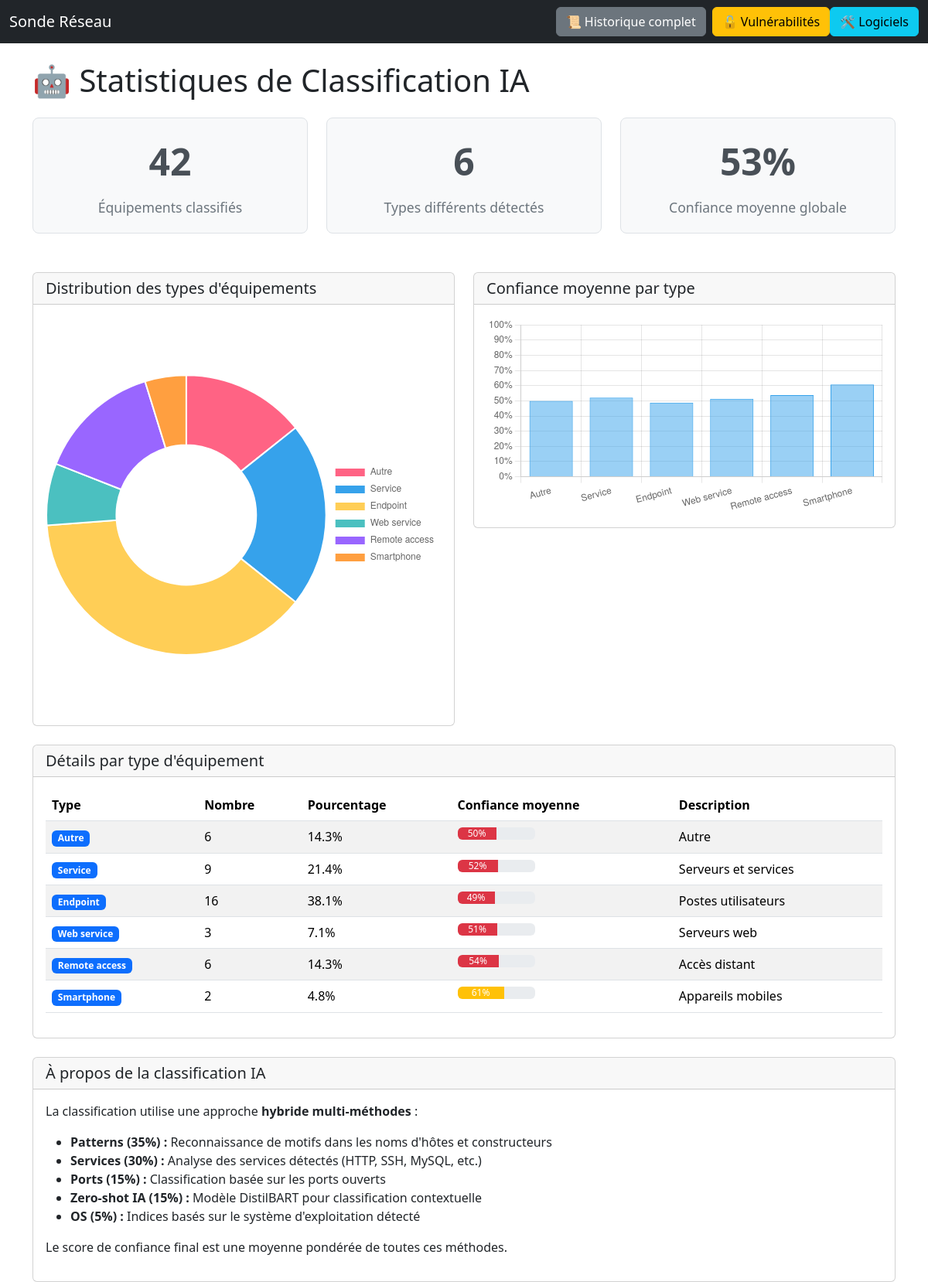
/ai_stats, run on the app's committed database.
### BD/db.py (models this page shows)
class Scan(Base):
    __tablename__ = "scans"
    id        = Column(Integer, primary_key=True)
    timestamp = Column(DateTime, default=datetime.utcnow, nullable=False)
    scan_type = Column(String)
    ip        = Column(String)
    os        = Column(String)
    hostname  = Column(String)
    netbios   = Column(String)
    ports     = Column(String)
    role      = Column(String)
    device_type = Column(String)
    services  = Column(Text)
    cves      = Column(Text)
    ai_score  = Column(Float)  # Nouveau champ
    ai_method = Column(String)  # Nouveau champ
    services_rel = relationship(
        "Service", back_populates="scan",
        cascade="all, delete-orphan",
    )

### app.py (the view)
@app.route("/ai_stats")
def ai_stats():
    session = Session()
    scans = session.query(Scan).filter(
        Scan.device_type.isnot(None)
    ).all()
    type_counts = {}
    confidence_by_type = {}
    for scan in scans:
        device_type = scan.device_type or "Unknown"
        ai_score = 0.5  # Valeur par défaut
        if hasattr(scan, 'ai_score') and scan.ai_score:
            try:
                ai_score = float(scan.ai_score)
            except (ValueError, TypeError):
                ai_score = 0.5
        if device_type not in type_counts:
            type_counts[device_type] = 0
            confidence_by_type[device_type] = []
        type_counts[device_type] += 1
        confidence_by_type[device_type].append(ai_score)
    avg_confidence = {}
    for dtype, scores in confidence_by_type.items():
        avg_confidence[dtype] = sum(scores) / len(scores) if scores else 0
    avg_confidence_percent = [v * 100 for v in avg_confidence.values()]
    session.close()
    return render_template(
        "ai_stats.html",
        type_counts=type_counts,
        avg_confidence=avg_confidence,
        avg_confidence_percent=avg_confidence_percent,
        total_classified=sum(type_counts.values())
    )

### templates/ai_stats.html (shortened to what this page needs)
{% extends "base.html" %}
{% block content %}
<h1 class="mb-4">🤖 Statistiques de Classification IA</h1>
<div class="row">
    <div class="col-md-4">
        <div class="stats-card">
            <div class="stats-number">{{ total_classified }}</div>
            <div class="stats-label">Équipements classifiés</div>
        </div>
    </div>
    <div class="col-md-4">
        <div class="stats-card">
            <div class="stats-number">{{ type_counts|length }}</div>
            <div class="stats-label">Types différents détectés</div>
        </div>
    </div>
    <div class="col-md-4">
        <div class="stats-card">
            <div class="stats-number">
                {% set total_conf = avg_confidence.values() | sum %}
                {% set avg = (total_conf / avg_confidence|length * 100) if avg_confidence else 0 %}
                {{ "%.0f"|format(avg) }}%
            </div>
            <div class="stats-label">Confiance moyenne globale</div>
        </div>
    </div>
</div>
<div class="row type-distribution">
    <div class="col-md-6">
        <div class="card">
            <div class="card-header">
                <h5 class="mb-0">Distribution des types d'équipements</h5>
            </div>
            <div class="card-body">
                <canvas id="typeChart"></canvas>
            </div>
        </div>
    </div>
    <div class="col-md-6">
        <div class="card">
            <div class="card-header">
                <h5 class="mb-0">Confiance moyenne par type</h5>
            </div>
            <div class="card-body">
                <canvas id="confidenceChart"></canvas>
            </div>
        </div>
    </div>
</div>
<div class="card mt-4">
    <div class="card-header">
        <h5 class="mb-0">Détails par type d'équipement</h5>
    </div>
    <div class="card-body">
        <table class="table table-striped">
            <thead>
                <tr>
                    <th>Type</th>
                    <th>Nombre</th>
                    <th>Pourcentage</th>
                    <th>Confiance moyenne</th>
                    <th>Description</th>
                </tr>
            </thead>
            <tbody>
                {% for dtype, count in type_counts.items() %}
                <tr>
                    <td>
                        <span class="badge bg-primary">{{ dtype }}</span>
                    </td>
                    <td>{{ count }}</td>
                    <td>{{ "%.1f"|format(count / total_classified * 100) }}%</td>
                    <td>
                        <div class="progress" style="width: 100px;">
                            <div class="progress-bar
                                {% if avg_confidence[dtype] >= 0.8 %}bg-success
                                {% elif avg_confidence[dtype] >= 0.6 %}bg-warning
                                {% else %}bg-danger{% endif %}"
                                style="width: {{ (avg_confidence[dtype] * 100)|int }}%">
                                {{ "%.0f"|format(avg_confidence[dtype] * 100) }}%
                            </div>
                        </div>
                    </td>
                    <td>
                        {% if dtype == "Endpoint" %}Postes utilisateurs
                        {% elif dtype == "Service" %}Serveurs et services
                        {% elif dtype == "Smartphone" %}Appareils mobiles
                        {% elif dtype == "IoT" %}Objets connectés
                        {% elif dtype == "Surveillance" %}Caméras et sécurité
                        {% elif dtype == "Maintenance" %}Imprimantes et équipements
                        {% elif dtype == "Database" %}Serveurs de base de données
                        {% elif dtype == "Web service" %}Serveurs web
                        {% elif dtype == "Remote access" %}Accès distant
                        {% elif dtype == "Mail service" %}Serveurs de messagerie
                        {% elif dtype == "DNS" %}Serveurs DNS
                        {% else %}{{ dtype }}{% endif %}
                    </td>
                </tr>
                {% endfor %}
            </tbody>
        </table>
    </div>
</div>
<div class="card mt-4">
    <div class="card-header">
        <h5 class="mb-0">À propos de la classification IA</h5>
    </div>
    <div class="card-body">
        <p>La classification utilise une approche <strong>hybride multi-méthodes</strong> :</p>
        <ul>
            <li><strong>Patterns (35%) :</strong> Reconnaissance de motifs dans les noms d'hôtes et constructeurs</li>
            <li><strong>Services (30%) :</strong> Analyse des services détectés (HTTP, SSH, MySQL, etc.)</li>
            <li><strong>Ports (15%) :</strong> Classification basée sur les ports ouverts</li>
            <li><strong>Zero-shot IA (15%) :</strong> Modèle DistilBART pour classification contextuelle</li>
            <li><strong>OS (5%) :</strong> Indices basés sur le système d'exploitation détecté</li>
        </ul>
        <p>Le score de confiance final est une moyenne pondérée de toutes ces méthodes.</p>
    </div>
</div>
<script>
// Graphique de distribution des types
const typeCtx = document.getElementById('typeChart').getContext('2d');
new Chart(typeCtx, {
    type: 'doughnut',
    data: {
        labels: {{ type_counts.keys() | list | tojson }},
        datasets: [{
            data: {{ type_counts.values() | list | tojson }},
            backgroundColor: [
                '#FF6384', '#36A2EB', '#FFCE56', '#4BC0C0',
                '#9966FF', '#FF9F40', '#FF6384', '#C9CBCF',
                '#4BC0C0', '#36A2EB', '#FFCE56'
            ]
        }]
    },
    options: {
        responsive: true,
        plugins: {
            legend: {
                position: 'right',
            },
            title: {
                display: false
            }
        }
    }
});
// Graphique de confiance par type
const confCtx = document.getElementById('confidenceChart').getContext('2d');
new Chart(confCtx, {
    type: 'bar',
    data: {
        labels: {{ avg_confidence.keys() | list | tojson }},
        datasets: [{
            label: 'Confiance moyenne (%)',
            data: {{ avg_confidence_percent | tojson }},
            backgroundColor: 'rgba(54, 162, 235, 0.5)',
            borderColor: 'rgba(54, 162, 235, 1)',
            borderWidth: 1
        }]
    },
    options: {
        responsive: true,
        scales: {
            y: {
                beginAtZero: true,
                max: 100,
                ticks: {
                    callback: function(value) {
                        return value + '%';
                    }
                }
            }
        },
        plugins: {
            legend: {
                display: false
            }
        }
    }
});
</script>
{% endblock %}

### templates/ai_stats.html (style rules this page uses)
.stats-card { background: #f8f9fa; border: 1px solid #dee2e6; border-radius: 8px; padding: 20px; margin-bottom: 20px; text-align: center; }
.stats-number { font-size: 3rem; font-weight: bold; color: #495057; }
.stats-label { font-size: 1.1rem; color: #6c757d; margin-top: 10px; }
.type-distribution { margin-top: 30px; }

### data on the page
Scan: device_type "Autre", count "6", count "14.3", avg_confidence[dtype]*100 "50"
Scan: device_type "Service", count "9", count "21.4", avg_confidence[dtype]*100 "52", shows "Serveurs et services"
Scan: device_type "Endpoint", count "16", count "38.1", avg_confidence[dtype]*100 "49", shows "Postes utilisateurs"
Scan: device_type "Web service", count "3", count "7.1", avg_confidence[dtype]*100 "51", shows "Serveurs web"
Scan: device_type "Remote access", count "6", count "14.3", avg_confidence[dtype]*100 "54", shows "Accès distant"
Scan: device_type "Smartphone", count "2", count "4.8", avg_confidence[dtype]*100 "61", shows "Appareils mobiles"

### other printed values
{{ total_classified }} "42"
{{ type_counts|length }} "6"
{{ "%.0f"|format(avg) }} "53"
chart data {{ type_counts.keys() | list | tojson }} ["Autre", "Service", "Endpoint", "Web service", "Remote access", "Smartphone"]
chart data {{ type_counts.values() | list | tojson }} [6, 9, 16, 3, 6, 2]
chart data {{ avg_confidence.keys() | list | tojson }} ["Autre", "Service", "Endpoint", "Web service", "Remote access", "Smartphone"]
chart data {{ avg_confidence_percent | tojson }} [50.0, 52.08585858585858, 48.75, 51.33333333333333, 53.833333333333336, 60.75000000000001]
